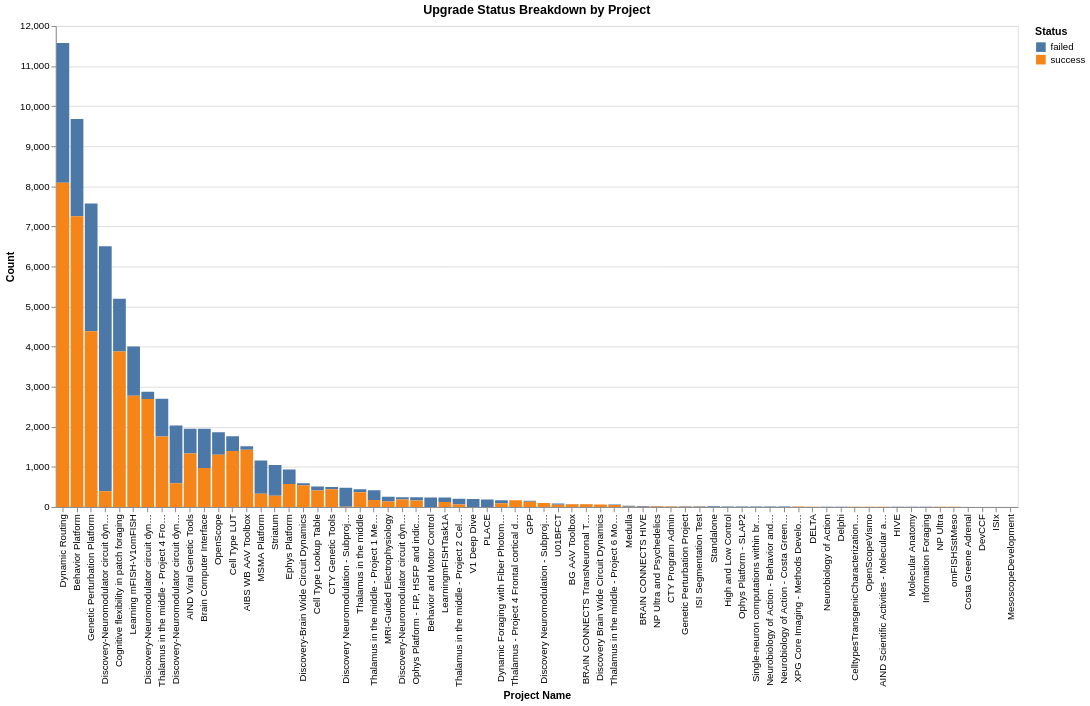

Notebook source saved alongside this figure:
### Code cell
success_detail = df.groupby(['project_name', 'status']).size().reset_index(name='count')
chart_stacked = alt.Chart(success_detail).mark_bar().encode(
    x=alt.X('project_name:N', sort='-y', title='Project Name'),
    y=alt.Y('count:Q', title='Count'),
    color=alt.Color('status:N', title='Status'),
    tooltip=['project_name:N', 'status:N', 'count:Q']
).properties(
    width=1000,
    height=500,
    title='Upgrade Status Breakdown by Project'
).interactive()
chart_stacked.display()

### Figure 1 — Vega-Lite specification as saved in the notebook (floating-point values rounded to 4 significant figures)
{"config": {"view": {"continuousWidth": 300, "continuousHeight": 300}}, "data": {"name": "data-7bcc670267a901dbc71b525124a7f938"}, "mark": {"type": "bar"}, "encoding": {"color": {"field": "status", "title": "Status", "type": "nominal"}, "tooltip": [{"field": "project_name", "type": "nominal"}, {"field": "status", "type": "nominal"}, {"field": "count", "type": "quantitative"}], "x": {"field": "project_name", "sort": "-y", "title": "Project Name", "type": "nominal"}, "y": {"field": "count", "title": "Count", "type": "quantitative"}}, "height": 500, "params": [{"name": "param_1e9efca18e7a2868", "select": {"type": "interval", "encodings": ["x", "y"]}, "bind": "scales"}], "title": "Upgrade Status Breakdown by Project", "width": 1000, "$schema": "https://vega.github.io/schema/vega-lite/v6.1.0.json", "datasets": {"data-7bcc670267a901dbc71b525124a7f938": [{"project_name": "AIBS WB AAV Toolbox", "status": "failed", "count": 91}, {"project_name": "AIBS WB AAV Toolbox", "status": "success", "count": 1427}, {"project_name": "AIND Scientific Activities - Molecular and proj", "status": "success", "count": 4}, {"project_name": "AIND Viral Genetic Tools", "status": "failed", "count": 623}, {"project_name": "AIND Viral Genetic Tools", "status": "success", "count": 1331}, {"project_name": "BG AAV Toolbox", "status": "failed", "count": 2}, {"project_name": "BG AAV Toolbox", "status": "success", "count": 71}, {"project_name": "BRAIN CONNECTS HIVE", "status": "failed", "count": 22}, {"project_name": "BRAIN CONNECTS HIVE", "status": "success", "count": 4}, {"project_name": "BRAIN CONNECTS TransNeuronal Tools", "status": "failed", "count": 6}, {"project_name": "BRAIN CONNECTS TransNeuronal Tools", "status": "success", "count": 67}, {"project_name": "Behavior Platform", "status": "failed", "count": 2426}, {"project_name": "Behavior Platform", "status": "success", "count": 7256}, {"project_name": "Behavior and Motor Control", "status": "failed", "count": 236}, {"project_name": "Brain Computer Interface", "status": "failed", "count": 981}, {"project_name": "Brain Computer Interface", "status": "success", "count": 973}, {"project_name": "CTY Genetic Tools", "status": "failed", "count": 56}, {"project_name": "CTY Genetic Tools", "status": "success", "count": 440}, {"project_name": "CTY Program Admin", "status": "failed", "count": 12}, {"project_name": "CTY Program Admin", "status": "success", "count": 9}, {"project_name": "Cell Type LUT", "status": "failed", "count": 369}, {"project_name": "Cell Type LUT", "status": "success", "count": 1397}, {"project_name": "Cell Type Lookup Table", "status": "failed", "count": 101}, {"project_name": "Cell Type Lookup Table", "status": "success", "count": 412}, {"project_name": "CelltypesTransgenicCharacterizationGCaMP", "status": "success", "count": 5}, {"project_name": "Cognitive flexibility in patch foraging", "status": "failed", "count": 1312}, {"project_name": "Cognitive flexibility in patch foraging", "status": "success", "count": 3880}, {"project_name": "Costa Greene Adrenal", "status": "failed", "count": 2}, {"project_name": "DELTA", "status": "failed", "count": 4}, {"project_name": "DELTA", "status": "success", "count": 4}, {"project_name": "Delphi", "status": "failed", "count": 7}, {"project_name": "DevCCF", "status": "success", "count": 2}, {"project_name": "Discovery Brain Wide Circuit Dynamics", "status": "success", "count": 64}, {"project_name": "Discovery Neuromodulation - Subproject 1 Electrophysiological Recordings from NM Neurons During Behavior", "status": "success", "count": 100}, {"project_name": "Discovery Neuromodulation - Subproject 3 Fiber Photometry Recordings of NM Release During Behavior", "status": "failed", "count": 473}, {"project_name": "Discovery Neuromodulation - Subproject 3 Fiber Photometry Recordings of NM Release During Behavior", "status": "success", "count": 6}, {"project_name": "Discovery-Brain Wide Circuit Dynamics", "status": "failed", "count": 49}, {"project_name": "Discovery-Brain Wide Circuit Dynamics", "status": "success", "count": 542}, {"project_name": "Discovery-Neuromodulator circuit dynamics during foraging", "status": "failed", "count": 1444}, {"project_name": "Discovery-Neuromodulator circuit dynamics during foraging", "status": "success", "count": 590}, {"project_name": "Discovery-Neuromodulator circuit dynamics during foraging - Subproject 1 Electrophysiological Recordings from NM Neurons During Behavior", "status": "failed", "count": 182}, {"project_name": "Discovery-Neuromodulator circuit dynamics during foraging - Subproject 1 Electrophysiological Recordings from NM Neurons During Behavior", "status": "success", "count": 2691}, {"project_name": "Discovery-Neuromodulator circuit dynamics during foraging - Subproject 2 Molecular Anatomy Cell Types", "status": "failed", "count": 53}, {"project_name": "Discovery-Neuromodulator circuit dynamics during foraging - Subproject 2 Molecular Anatomy Cell Types", "status": "success", "count": 188}, {"project_name": "Discovery-Neuromodulator circuit dynamics during foraging - Subproject 3 Fiber Photometry Recordings of NM Release During Behavior", "status": "failed", "count": 6109}, {"project_name": "Discovery-Neuromodulator circuit dynamics during foraging - Subproject 3 Fiber Photometry Recordings of NM Release During Behavior", "status": "success", "count": 394}, {"project_name": "Dynamic Foraging with Fiber Photometry", "status": "failed", "count": 76}, {"project_name": "Dynamic Foraging with Fiber Photometry", "status": "success", "count": 90}, {"project_name": "Dynamic Routing", "status": "failed", "count": 3487}, {"project_name": "Dynamic Routing", "status": "success", "count": 8089}, {"project_name": "Ephys Platform", "status": "failed", "count": 363}, {"project_name": "Ephys Platform", "status": "success", "count": 573}, {"project_name": "GPP", "status": "failed", "count": 25}, {"project_name": "GPP", "status": "success", "count": 131}, {"project_name": "Genetic Perturbation Platform", "status": "failed", "count": 3181}, {"project_name": "Genetic Perturbation Platform", "status": "success", "count": 4387}, {"project_name": "Genetic Perturbation Project", "status": "failed", "count": 13}, {"project_name": "Genetic Perturbation Project", "status": "success", "count": 5}, {"project_name": "HIVE", "status": "failed", "count": 4}, {"project_name": "High and Low Control", "status": "failed", "count": 14}, {"project_name": "ISI Segmentation Test", "status": "failed", "count": 12}, {"project_name": "ISI Segmentation Test", "status": "success", "count": 5}, {"project_name": "ISIx", "status": "success", "count": 2}, {"project_name": "Information Foraging", "status": "failed", "count": 3}, {"project_name": "Learning mFISH-V1omFISH", "status": "failed", "count": 1227}, {"project_name": "Learning mFISH-V1omFISH", "status": "success", "count": 2776}, {"project_name": "LearningmFISHTask1A", "status": "failed", "count": 114}, {"project_name": "LearningmFISHTask1A", "status": "success", "count": 121}, {"project_name": "MRI-Guided Electrophysiology", "status": "failed", "count": 120}, {"project_name": "MRI-Guided Electrophysiology", "status": "success", "count": 135}, {"project_name": "MSMA Platform", "status": "failed", "count": 827}, {"project_name": "MSMA Platform", "status": "success", "count": 332}, {"project_name": "Medulla", "status": "failed", "count": 24}, {"project_name": "Medulla", "status": "success", "count": 8}, {"project_name": "MesoscopeDevelopment", "status": "success", "count": 2}, {"project_name": "Molecular Anatomy", "status": "failed", "count": 4}, {"project_name": "NP Ultra", "status": "success", "count": 3}, {"project_name": "NP Ultra and Psychedelics", "status": "failed", "count": 12}, {"project_name": "NP Ultra and Psychedelics", "status": "success", "count": 12}, {"project_name": "Neurobiology of Action", "status": "failed", "count": 8}, {"project_name": "Neurobiology of Action - Behavior and Motor Control", "status": "failed", "count": 10}, {"project_name": "Neurobiology of Action - Costa Greene Adrenal", "status": "failed", "count": 10}, {"project_name": "OpenScope", "status": "failed", "count": 561}, {"project_name": "OpenScope", "status": "success", "count": 1305}, {"project_name": "OpenScopeVismo", "status": "success", "count": 5}, {"project_name": "Ophys Platform - FIP, HSFP and indicator testing", "status": "failed", "count": 80}, {"project_name": "Ophys Platform - FIP, HSFP and indicator testing", "status": "success", "count": 160}, {"project_name": "Ophys Platform - SLAP2", "status": "failed", "count": 12}, {"project_name": "PLACE", "status": "failed", "count": 186}, {"project_name": "Single-neuron computations within brain-wide circuits (SCBC)", "status": "failed", "count": 11}, {"project_name": "Standalone", "status": "failed", "count": 16}, {"project_name": "Striatum", "status": "failed", "count": 769}, {"project_name": "Striatum", "status": "success", "count": 280}, {"project_name": "Thalamus - Project 4 Frontal cortical dynamics and cognitive behaviors", "status": "success", "count": 166}, {"project_name": "Thalamus in the middle", "status": "failed", "count": 74}, {"project_name": "Thalamus in the middle", "status": "success", "count": 368}, {"project_name": "Thalamus in the middle - Project 1 Mesoscale thalamic circuits", "status": "failed", "count": 242}, {"project_name": "Thalamus in the middle - Project 1 Mesoscale thalamic circuits", "status": "success", "count": 177}, {"project_name": "Thalamus in the middle - Project 2 Cell-type specific thalamocortical projectome", "status": "failed", "count": 147}, {"project_name": "Thalamus in the middle - Project 2 Cell-type specific thalamocortical projectome", "status": "success", "count": 60}, {"project_name": "Thalamus in the middle - Project 4 Frontal cortical dynamics and cognitive behaviors", "status": "failed", "count": 943}, {"project_name": "Thalamus in the middle - Project 4 Frontal cortical dynamics and cognitive behaviors", "status": "success", "count": 1759}, {"project_name": "Thalamus in the middle - Project 6 Molecular Science Core", "status": "failed", "count": 12}, {"project_name": "Thalamus in the middle - Project 6 Molecular Science Core", "status": "success", "count": 52}, {"project_name": "U01BFCT", "status": "failed", "count": 33}, {"project_name": "U01BFCT", "status": "success", "count": 56}, {"project_name": "V1 Deep Dive", "status": "failed", "count": 201}, {"project_name": "XPG Core Imaging - Methods Development", "status": "success", "count": 10}, {"project_name": "omFISHSstMeso", "status": "success", "count": 3}]}}
